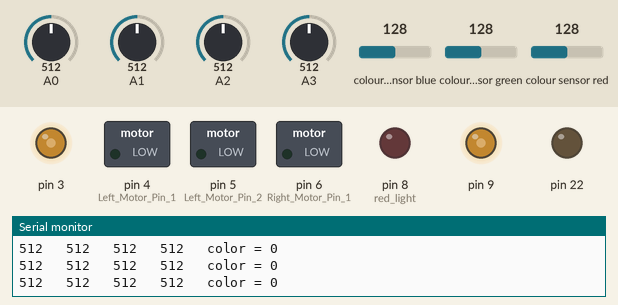
This sketch was run on a simulated Arduino Mega 2560, built with avr-gcc and run on an emulated ATmega2560. Shown: switched loads named in the sketch (green lamp = pin HIGH), output pins drawn as LEDs (lit = HIGH), the last lines printed to the serial monitor. Wiring (inferred from the names in the program): TCS3200 colour sensor: output pin 7; S2 pin 10; S3 pin 11. The test bench sets the inputs (shaded band); at power-on: colour sensor blue 128, A0 = 512, A1 = 512, A2 = 512, A3 = 512, colour sensor green 128, colour sensor red 128. Pins used as bus, display or sensor lines are not drawn.

Above: at 1.2 s.
1.3 s: colour sensor blue set to 17
4.3 s: colour sensor blue set to 13
At 5.7 s:
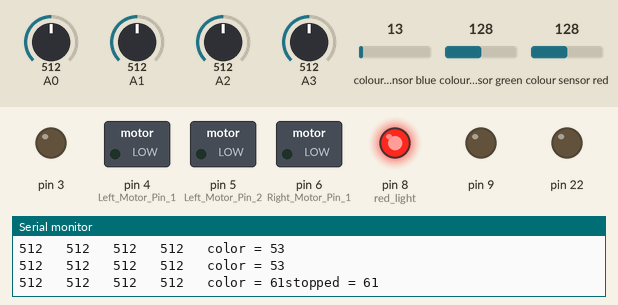
Timing chart, 0 to 7.3 s (numbered marks = the images above; inputs shaded):
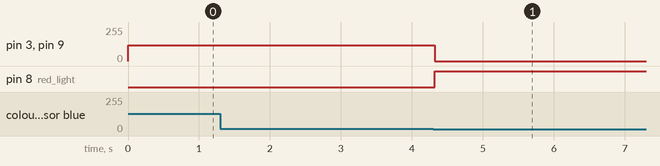

Measured:
- the behaviour switches between 16 and 15 on colour sensor blue (found by bisection; images 0 and 1)
- after the input at 4.3 s, pin 3, pin 9: 120/255 → 0/255 at once; pin 8 (red_light): LOW → HIGH at once

The sketch:

code_v1.ino
```cpp
#include <Wire.h>
#define uchar unsigned char
#define I1 3
#define I2 5
#define I3 6
#define I4 9
#define whiteConst 200
#define lc 300
#define trigPin 12
#define echoPin 13
#define S0 2
#define S1 4
#define S2 10
#define S3 11
#define sensorOut 7

int red = 0;
int blue = 0;
int green = 0;
int frequency = 0;
long duration;
int distance;
int sensor[16];
int sensorReading[8];
int activeSensor = 0;

int PWM_Right, PWM_Left;
uchar t;
int i = 0;

void setup() {
    Wire.begin();
    t = 0;
    pinMode(4, OUTPUT); //Left Motor Pin 1
    pinMode(5, OUTPUT); //Left Motor Pin 2
    pinMode(6, OUTPUT); //Right Motor Pin 1
    pinMode(7, OUTPUT); //Right Motor Pin 2
    pinMode(8, OUTPUT); //red light
    pinMode(trigPin, OUTPUT); // Sets the trigPin as an Output
    pinMode(echoPin, INPUT); // Sets the echoPin as an Input
    pinMode(S2, OUTPUT);
    pinMode(S3, OUTPUT);
    pinMode(22, OUTPUT);
    pinMode(sensorOut, INPUT);

    digitalWrite(8,LOW);
    digitalWrite(22,LOW);
    Serial.begin(9600); //Enable Serial Communications
}

void loop() {
    digitalWrite(8,LOW);
    lineFollow();
//    i++;
//    if (i == 700){
//      test_distance();
//      //Serial.println("ok");
//      i=0;
//    }
    //test_light();
    test_color();
    //delay(500);
}

void lineFollow() {
    readSensor();
    if (sensorReading[1] == 0 && sensorReading[2] == 1) {
        PWM_Right = 120;
        PWM_Left = 100;
        digitalWrite(22,LOW);
    }

    if (sensorReading[1] == 0 && sensorReading[2] == 0) {
        PWM_Right = 120;
        PWM_Left = 120;
        //Serial.println("avant");
        digitalWrite(22,LOW);
    }

    if (sensorReading[1] == 1 && sensorReading[2] == 0) {
        PWM_Right = 100;
        PWM_Left = 120;
        digitalWrite(22,LOW);
    }

    if (sensorReading[0] == 0 && sensorReading[1] == 1) {
        PWM_Right = 140;
        PWM_Left = 0;
        digitalWrite(22,LOW);
    }

    if (sensorReading[2] == 1 && sensorReading[3] == 0) {
        PWM_Right = 0;
        PWM_Left = 140;
        digitalWrite(22,LOW);
    }

    if (sensorReading[0] == 0 && sensorReading[1] == 0 && sensorReading[2] == 0 && sensorReading[3] == 0) {
        PWM_Right = 120;
        PWM_Left = 120;
        digitalWrite(22,LOW);
    }

//    if ((PWM_Right == 200 && PWM_Left == 0) || (PWM_Right == 0 && PWM_Left == 200)){
//      i++;
//    if (i == 80){
//      i=0;
//    } if (i <= 40){
//        digitalWrite(22,HIGH);
//        Serial.println(i);
//    } else if (i >= 40){
//        digitalWrite(22,LOW);
//        Serial.println(i);
//    }
//    }

    analogWrite(3, PWM_Right);
    analogWrite(5, 0);
    analogWrite(6, 0);
    analogWrite(9, PWM_Left);
}

void readSensor() {
  sensorReading[0] = (analogRead(A0) <= whiteConst) ? 1 : 0;
  sensorReading[1] = (analogRead(A1) <= whiteConst) ? 1 : 0;
  sensorReading[2] = (analogRead(A2) <= whiteConst) ? 1 : 0;
  sensorReading[3] = (analogRead(A3) <= whiteConst) ? 1 : 0;
Serial.print(analogRead(A0));
Serial.print("   ");
Serial.print(analogRead(A1));
Serial.print("   ");
Serial.print(analogRead(A2));
Serial.print("   ");
Serial.print(analogRead(A3));

Serial.print("   ");
    for (int i = 0; i < 4; i++) {
//      Serial.print(sensorReading[i]);
        if (sensorReading[i] == 1) {
            activeSensor += 1;
        }
    }
//    Serial.print("    ");
//       Serial.print("[0]: ");
//       Serial.print(sensor[0]);
//       Serial.print("  [2]: ");
//       Serial.print(sensor[2]);
//       Serial.print("      [6]: ");
//       Serial.print(sensor[6]);
//       Serial.print("  [8]: ");
//       Serial.print(sensor[8]);
//       Serial.print("      [12]: ");
//       Serial.print(sensor[12]);
//       Serial.print("  [14]: ");
//       Serial.println(sensor[14]);
}

/********************************************************/

void test_distance() {


 digitalWrite(trigPin, HIGH);
  delayMicroseconds(10);
  digitalWrite(trigPin, LOW);
  duration = pulseIn(echoPin, HIGH);

  distance = duration / 58;
//  Serial.print("distance = ");
//  Serial.print(distance);
//  Serial.println("   ");
    if (distance <= 40) {
        analogWrite(3, 0);
        analogWrite(5, 0);
        analogWrite(6, 0);
        analogWrite(9, 0);
        digitalWrite(8,HIGH);
        do {
            // Sets the trigPin on HIGH state for 10 micro seconds
            digitalWrite(trigPin, HIGH);
            delayMicroseconds(10);
            digitalWrite(trigPin, LOW);
            duration = pulseIn(echoPin, HIGH);

            distance = duration / 58;
//            Serial.print("while =     ");
//            Serial.print(distance);
//            Serial.println("   ");
        } while (distance <= 30);
        analogWrite(3, 0);
        analogWrite(5, 0);
        analogWrite(6, 0);
        analogWrite(9, 0);
        delay(2000);
    }
}

/********************************************************/

void test_light() {
  Serial.println(analogRead(A1));
    if (analogRead(A1) <= lc) {
        analogWrite(4, 0);
        analogWrite(5, 0);
        analogWrite(6, 0);
        analogWrite(7, 0);
        do {
            delayMicroseconds(10);
        } while (analogRead(A1) <= lc);
    }
}

/********************************************************/

int color() {
    // Setting red filtered photodiodes to be read
    digitalWrite(S2, LOW);
    digitalWrite(S3, LOW);
    // Reading the output frequency
    frequency = pulseIn(sensorOut, LOW);
    red = frequency;


    // Setting Green filtered photodiodes to be read
    digitalWrite(S2, HIGH);
    digitalWrite(S3, HIGH);
    // Reading the output frequency
    frequency = pulseIn(sensorOut, LOW);
    green = frequency;

    // Setting Blue filtered photodiodes to be read
    digitalWrite(S2, LOW);
    digitalWrite(S3, HIGH);
    // Reading the output frequency
    frequency = pulseIn(sensorOut, LOW);
    blue = frequency;

    return (((blue + green)/2 - red));
}

void test_color(){

  int x1 = color();
  int x2 = color();
  int x = (x1+x2)/2;
  Serial.print("color = ");
  Serial.print(x);
  if (x > 55){
    Serial.print("stopped = ");
    Serial.println(x);
    analogWrite(3, 0);
        analogWrite(5, 0);
        analogWrite(6, 0);
        analogWrite(9, 0);
        digitalWrite(8,HIGH);
        delay(10000);
        analogWrite(3, PWM_Right);
        analogWrite(5, 0);
        analogWrite(6, 0);
        analogWrite(9, PWM_Left);
  }else{
    Serial.println();
  }
}
```
